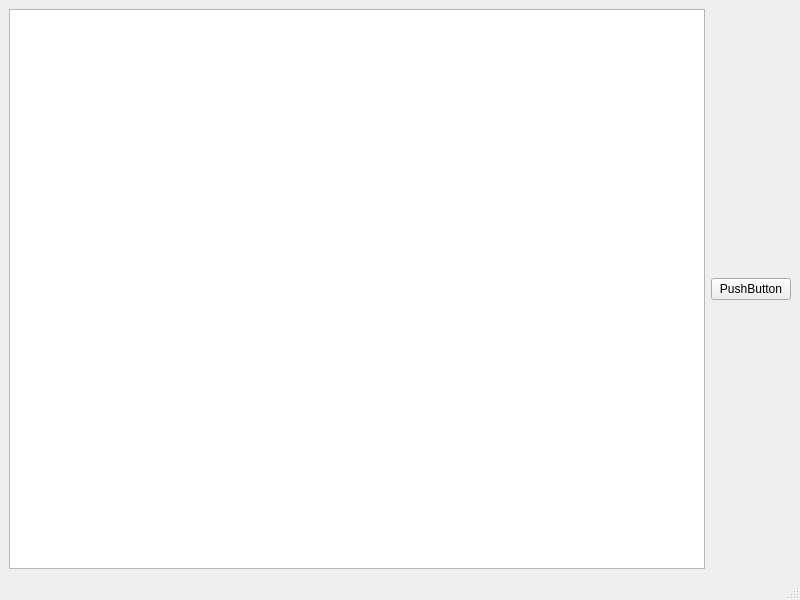
<?xml version="1.0" encoding="UTF-8"?>
<ui version="4.0">
 <class>MainWindow</class>
 <widget class="QMainWindow" name="MainWindow">
  <property name="geometry">
   <rect>
    <x>0</x>
    <y>0</y>
    <width>800</width>
    <height>600</height>
   </rect>
  </property>
  <property name="windowTitle">
   <string>MainWindow</string>
  </property>
  <widget class="QWidget" name="centralwidget">
   <layout class="QHBoxLayout" name="horizontalLayout">
    <item>
     <widget class="QGraphicsView" name="workArea"/>
    </item>
    <item>
     <widget class="QPushButton" name="addMarkButton">
      <property name="text">
       <string>PushButton</string>
      </property>
     </widget>
    </item>
   </layout>
  </widget>
  <widget class="QMenuBar" name="menubar">
   <property name="geometry">
    <rect>
     <x>0</x>
     <y>0</y>
     <width>800</width>
     <height>23</height>
    </rect>
   </property>
  </widget>
  <widget class="QStatusBar" name="statusbar"/>
 </widget>
 <resources/>
 <connections/>
</ui>
